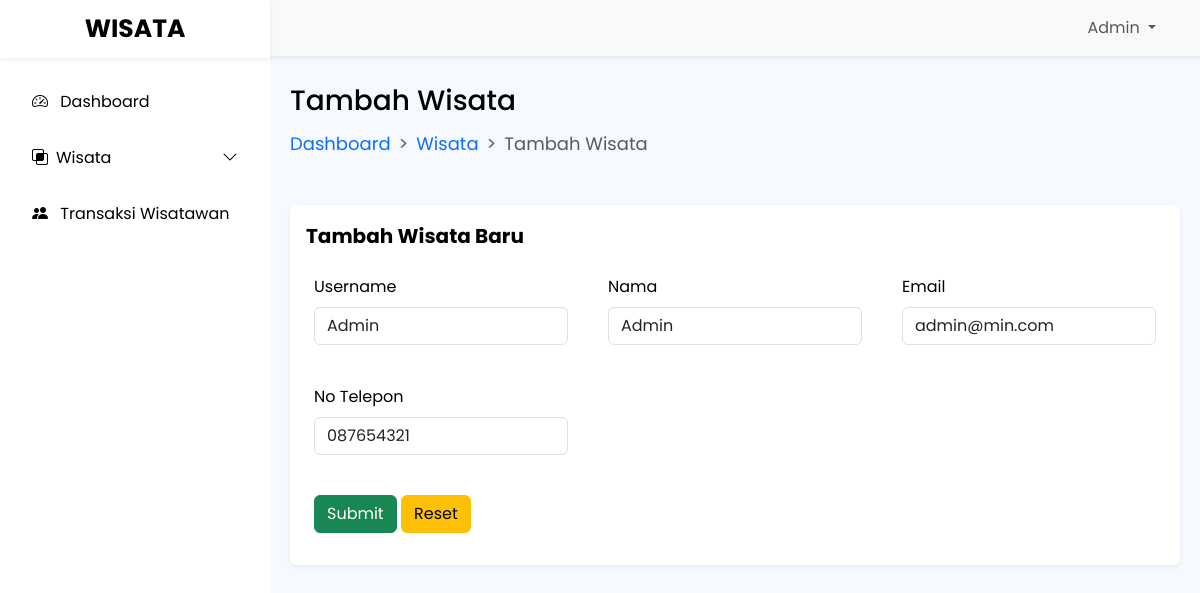
/admin/edit_user.php?id=18, run on the app's committed database.
### tables this page shows
CREATE TABLE `tb_user` (
  `id` int(11) NOT NULL,
  `username` varchar(255) NOT NULL,
  `password` varchar(255) NOT NULL,
  `nama` varchar(255) NOT NULL,
  `email` varchar(255) NOT NULL,
  `no_hp` varchar(20) NOT NULL,
  `level` enum('user','admin') NOT NULL
);

### admin/edit_user.php (the view, shortened to what this page needs)
<!DOCTYPE html>
<html lang="en">
<head>
    <link rel="stylesheet" href="https://cdn.jsdelivr.net/npm/bootstrap-icons@1.10.2/font/bootstrap-icons.css">
    <link rel="stylesheet" href="bootstrap/css/bootstrap.css">
    <link rel="stylesheet" href="bootstrap/css/style.css">
    <link rel="stylesheet" href="bootstrap/css/dataTables.bootstrap5.min.css">
</head>
<body>
    <nav class="navbar navbar-expand-lg navbar-light shadow-sm bg-light">
        <div class="container-fluid">
            <a class="navbar-brand fw-bold" href="index.php">Wisata</a>
            <div class="collapse navbar-collapse" id="navbarSupportedContent">
                <ul class="navbar-nav ms-auto me-md-4 mb-2 mb-lg-0">
                    <li class="nav-item dropdown d-flex text-light">
                        <a class="nav-link dropdown-toggle" href="#" role="button" data-bs-toggle="dropdown"
                            aria-expanded="false">
                            <i class="fa-regular fa-user"></i> Admin
                        </a>
                </ul>
            </div>
        </div>
    </nav>
    <div class="offcanvas offcanvas-start bg-purple text-white sidebar-nav" tabindex="-1" id="offcanvasExample"
        aria-labelledby="offcanvasExampleLabel">
        <div class="offcanvas-header shadow-sm d-block text-center">
            <div class="offcanvas-title" id="offcanvasExampleLabel">
                <a class="navbar-brand fw-bold" href="index.php">Wisata</a>
            </div>
        </div>
        <div class="offcanvas-body pt-3 p-0">
            <nav class="navbar-dark">
                <ul class="navbar-nav sidenav">
                <li class="nav-link bordered px-3 active">
            <a href="index.php" class="nav-link px-3 active">
              <span class="me-2"><i class="bi bi-speedometer2"></i></span>
              <span>Dashboard</span>
            </a>
          </li>
          <li class="nav-link bordered px-3">
            <a class="nav-link px-3 sidebar-link" data-bs-toggle="collapse" href="#collapseExample" role="button"
              aria-expanded="false" aria-controls="collapseExample">
              <span class="me-2">
                <i class="bi bi-intersect"></i>
              </span>
              <span>Wisata</span>
              <span class="right-icon ms-auto">
                <i class="bi bi-chevron-down"></i>
              </span>
            </a>
          </li>
          <li class="nav-link bordered px-3">
            <a href="transaksi.php" class="nav-link px-3">
              <span class="me-2"><i class="bi bi-people-fill"></i></span>
              <span>Transaksi Wisatawan</span>
            </a>
          </li>
                </ul>
            </nav>
        </div>
    </div>
    <main class="mt-3 p-2">
        <div class="container">
            <div class="page-title">
                <div style="font-weight: 500;" class="fs-3">Tambah Wisata</div>
            </div>
            <nav class="mt-2 mb-4" style="--bs-breadcrumb-divider: '>';" aria-label="breadcrumb">
                <ol class="breadcrumb">
                    <li class="breadcrumb-item"><a href="#">Dashboard</a></li>
                    <li class="breadcrumb-item"><a href="#">Wisata</a></li>
                    <li class="breadcrumb-item active" aria-current="page">Tambah Wisata</li>
                </ol>
            </nav>
            <div class="latest-added mt-5">
                <div class="card border-0 shadow-sm">
                    <div class="card-body">
                        <div class="page-title fs-5 fw-bold mb-4">
                            Tambah Wisata Baru
                        </div>
                        <form action="proses_edituser.php" method="post" enctype="multipart/form-data">
                        <?php
				include "../koneksi.php";
				$id=$_GET['id'];
				$query = "SELECT * FROM tb_user WHERE id=$id";
				$go = mysqli_query($konek, $query);
				$row = mysqli_fetch_array($go);
				$nama = $row[3];
				$email = $row[4];
				$no_hp = $row[5];
			?>
                            <div class="row">
                                <div class="col-md-4">
                                    <div class="mb-3 px-2">
                                        <label for="st_name" class="form-label">Username</label>
                                        <input class="form-control" placeholder="Masukkan Nama Wisata" type="text"
                                            id="st_name" name="usn" value="<?php echo $nama?>">
                                    </div>
                                </div>
                                <div class="col-md-4">
                                    <div class="mb-3 px-2">
                                        <label for="st_phone" class="form-label">Nama</label>
                                        <input class="form-control" placeholder="...." type="text" id="st_name"
                                            name="nama"  value="<?php echo $nama?>">
                                    </div>
                                </div>
                                <div class="col-md-4">
                                    <div class="mb-3 px-2">
                                        <label for="st_email" class="form-label">Email</label>
                                        <input class="form-control" placeholder="Rp." type="text"
                                            id="st_email" name="email"  value="<?php echo $email?>">
                                    </div>
                                </div>
                                <div class="col-md-4 mt-md-4">
                                    <div class="mb-3 px-2">
                                        <label for="st_admsn" class="form-label">No Telepon</label>
                                        <input class="form-control" type="text" placeholder="example@email.com" id="st_admsn" name="nohp"  value="<?php echo $no_hp?>">
                                    </div>
                                </div>
                                </div>
                                <div class="col-12 mt-md-4">
                                    <div class="mb-3 px-2">
                                        <button type="submit" class="btn btn-success"> Submit </button>
                                        <button type="reset" class="btn btn-warning"> Reset </button>
                                    </div>
                                </div>
                            </div>
                    </div>
                </div>
            </div>
    </main>
</body>
</html>

### data on the page
tb_user: usn "Admin", nama "Admin", email "admin@min.com", nohp "087654321"
